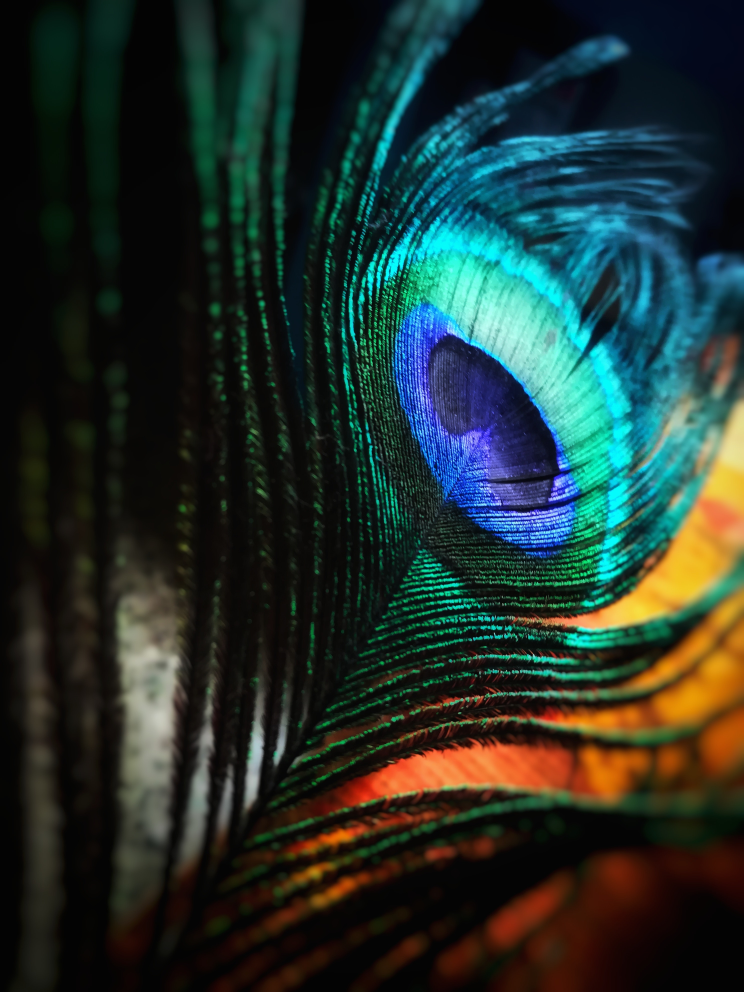
#> input picture peacock.jpg, 2976 x 3968 px (shown at 1/4 size)
$ python task3.py
#> lines starting #> are read from the running program, lines starting #| are printed output that depends on the picture; after the words box and inside, x2 and y2 are one past the last pixel; in counts of white or black regions, pixels touching at a corner belong together
import cv2

image = cv2.imread("peacock.jpg")
#> image is the input picture: shape (3968, 2976, 3); mean B, G, R 43.8, 49.1, 34.4

new_length = 256
new_width = 256

image_resize = cv2.resize(image,(new_length, new_width))
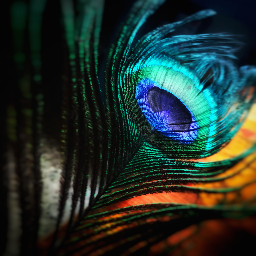
#> image_resize: shape (256, 256, 3); mean B, G, R 43.7, 49, 34.3

grayscale_image = cv2.cvtColor(image_resize, cv2.COLOR_BGR2GRAY)
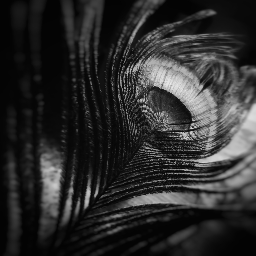
#> grayscale_image: shape (256, 256); min 2, max 234, mean 44


#Using built-in function for binary thresholding to convert to binary image
threshold = 128
_, binary_image = cv2.threshold(grayscale_image, threshold, 255, cv2.THRESH_BINARY)
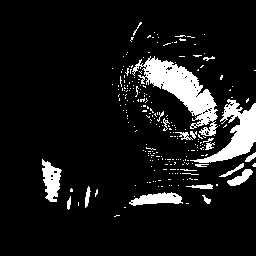
#> binary_image: shape (256, 256); 9.7% white; 242 white regions (221 under 20 px), largest, box (x1, y1, x2, y2) and area: (132, 56, 218, 136) 2402, (190, 99, 256, 163) 1476, (42, 159, 62, 202) 515

#Displaying the image
cv2.imshow("binary image", binary_image )
cv2.waitKey(0)
